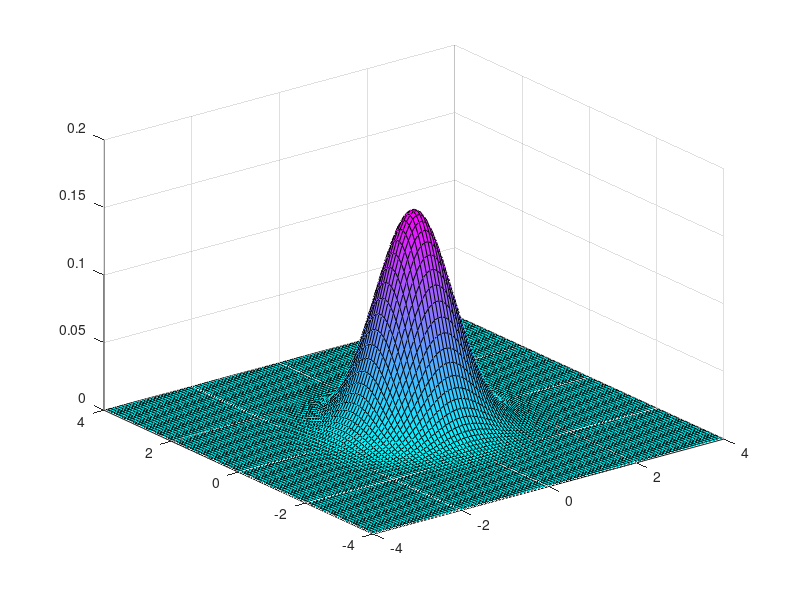

Recreate this plot in MATLAB.
n = 4;
x = linspace(-n, n);
y = x;

[U, V] = meshgrid(x, y);
sigma = 1;

z = (1/(2*pi*sigma^2)) .* exp(-(U .^ 2 + V .^ 2) / (sigma ^ 2));

colormap cool;
surf(U, V, z);
